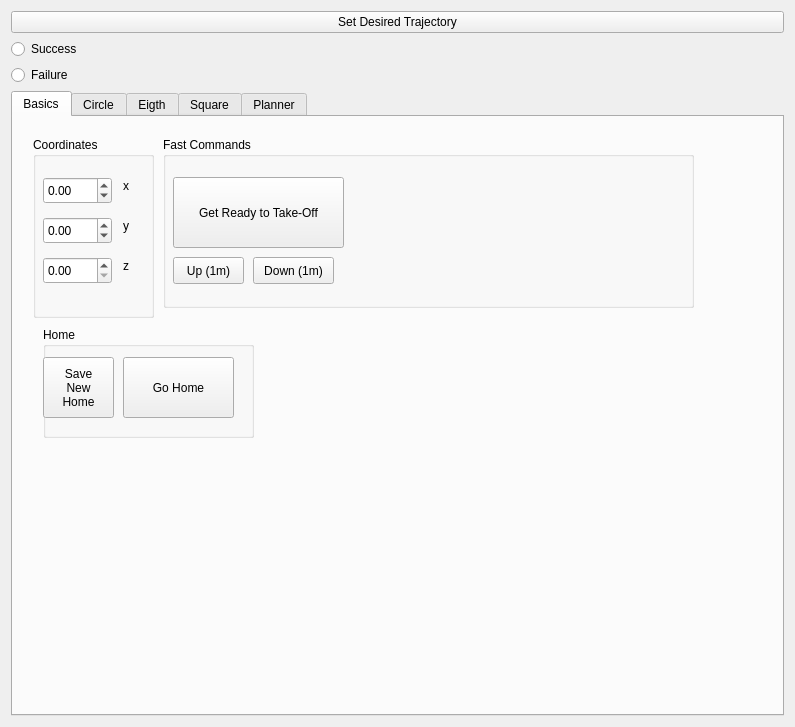
<?xml version="1.0" encoding="UTF-8"?>
<ui version="4.0">
 <class>Form</class>
 <widget class="QWidget" name="Form">
  <property name="geometry">
   <rect>
    <x>0</x>
    <y>0</y>
    <width>795</width>
    <height>727</height>
   </rect>
  </property>
  <property name="windowTitle">
   <string>Form</string>
  </property>
  <property name="styleSheet">
   <string notr="true"/>
  </property>
  <layout class="QGridLayout" name="gridLayout">
   <item row="0" column="1">
    <widget class="QPushButton" name="SetTrajectory">
     <property name="text">
      <string>Set Desired Trajectory</string>
     </property>
    </widget>
   </item>
   <item row="1" column="1">
    <widget class="QRadioButton" name="Success">
     <property name="text">
      <string>Success</string>
     </property>
    </widget>
   </item>
   <item row="2" column="1">
    <widget class="QRadioButton" name="Failure">
     <property name="text">
      <string>Failure</string>
     </property>
    </widget>
   </item>
   <item row="3" column="1">
    <widget class="QTabWidget" name="TrajSelect">
     <property name="currentIndex">
      <number>0</number>
     </property>
     <widget class="QWidget" name="tab">
      <attribute name="title">
       <string>Basics</string>
      </attribute>
      <widget class="QGroupBox" name="groupBox">
       <property name="geometry">
        <rect>
         <x>20</x>
         <y>20</y>
         <width>121</width>
         <height>181</height>
        </rect>
       </property>
       <property name="title">
        <string>Coordinates</string>
       </property>
       <widget class="QLabel" name="label">
        <property name="geometry">
         <rect>
          <x>90</x>
          <y>40</y>
          <width>67</width>
          <height>17</height>
         </rect>
        </property>
        <property name="text">
         <string>x</string>
        </property>
       </widget>
       <widget class="QLabel" name="label_2">
        <property name="geometry">
         <rect>
          <x>90</x>
          <y>80</y>
          <width>67</width>
          <height>17</height>
         </rect>
        </property>
        <property name="text">
         <string>y</string>
        </property>
       </widget>
       <widget class="QDoubleSpinBox" name="box_x">
        <property name="geometry">
         <rect>
          <x>10</x>
          <y>40</y>
          <width>69</width>
          <height>27</height>
         </rect>
        </property>
        <property name="minimum">
         <double>-99.989999999999995</double>
        </property>
        <property name="singleStep">
         <double>0.200000000000000</double>
        </property>
       </widget>
       <widget class="QLabel" name="label_3">
        <property name="geometry">
         <rect>
          <x>90</x>
          <y>120</y>
          <width>67</width>
          <height>17</height>
         </rect>
        </property>
        <property name="text">
         <string>z</string>
        </property>
       </widget>
       <widget class="QDoubleSpinBox" name="box_y">
        <property name="geometry">
         <rect>
          <x>10</x>
          <y>80</y>
          <width>69</width>
          <height>27</height>
         </rect>
        </property>
        <property name="minimum">
         <double>-99.989999999999995</double>
        </property>
        <property name="singleStep">
         <double>0.200000000000000</double>
        </property>
        <property name="value">
         <double>0.000000000000000</double>
        </property>
       </widget>
       <widget class="QDoubleSpinBox" name="box_z">
        <property name="geometry">
         <rect>
          <x>10</x>
          <y>120</y>
          <width>69</width>
          <height>27</height>
         </rect>
        </property>
        <property name="minimum">
         <double>0.000000000000000</double>
        </property>
        <property name="singleStep">
         <double>0.500000000000000</double>
        </property>
       </widget>
      </widget>
      <widget class="QGroupBox" name="groupBox_2">
       <property name="geometry">
        <rect>
         <x>30</x>
         <y>210</y>
         <width>211</width>
         <height>111</height>
        </rect>
       </property>
       <property name="title">
        <string>Home</string>
       </property>
       <widget class="QPushButton" name="SaveHome">
        <property name="geometry">
         <rect>
          <x>0</x>
          <y>30</y>
          <width>71</width>
          <height>61</height>
         </rect>
        </property>
        <property name="text">
         <string>Save 
New 
Home</string>
        </property>
       </widget>
       <widget class="QPushButton" name="GoHome">
        <property name="geometry">
         <rect>
          <x>80</x>
          <y>30</y>
          <width>111</width>
          <height>61</height>
         </rect>
        </property>
        <property name="text">
         <string>Go Home</string>
        </property>
       </widget>
      </widget>
      <widget class="QGroupBox" name="groupBox_3">
       <property name="geometry">
        <rect>
         <x>150</x>
         <y>20</y>
         <width>531</width>
         <height>171</height>
        </rect>
       </property>
       <property name="title">
        <string>Fast Commands</string>
       </property>
       <widget class="QPushButton" name="GoDown">
        <property name="geometry">
         <rect>
          <x>90</x>
          <y>120</y>
          <width>81</width>
          <height>27</height>
         </rect>
        </property>
        <property name="text">
         <string>Down (1m)</string>
        </property>
       </widget>
       <widget class="QPushButton" name="GoUp">
        <property name="geometry">
         <rect>
          <x>10</x>
          <y>120</y>
          <width>71</width>
          <height>27</height>
         </rect>
        </property>
        <property name="text">
         <string>Up (1m)</string>
        </property>
       </widget>
       <widget class="QPushButton" name="TakeOff">
        <property name="geometry">
         <rect>
          <x>10</x>
          <y>40</y>
          <width>171</width>
          <height>71</height>
         </rect>
        </property>
        <property name="text">
         <string>Get Ready to Take-Off</string>
        </property>
       </widget>
      </widget>
     </widget>
     <widget class="QWidget" name="tab_2">
      <attribute name="title">
       <string>Circle</string>
      </attribute>
      <widget class="QDoubleSpinBox" name="box_x_circle">
       <property name="geometry">
        <rect>
         <x>80</x>
         <y>40</y>
         <width>69</width>
         <height>27</height>
        </rect>
       </property>
      </widget>
      <widget class="QDoubleSpinBox" name="box_y_circle">
       <property name="geometry">
        <rect>
         <x>80</x>
         <y>70</y>
         <width>69</width>
         <height>27</height>
        </rect>
       </property>
      </widget>
      <widget class="QDoubleSpinBox" name="box_z_circle">
       <property name="geometry">
        <rect>
         <x>80</x>
         <y>100</y>
         <width>69</width>
         <height>27</height>
        </rect>
       </property>
      </widget>
      <widget class="QLabel" name="label_4">
       <property name="geometry">
        <rect>
         <x>160</x>
         <y>40</y>
         <width>67</width>
         <height>17</height>
        </rect>
       </property>
       <property name="text">
        <string>x</string>
       </property>
      </widget>
      <widget class="QLabel" name="label_5">
       <property name="geometry">
        <rect>
         <x>160</x>
         <y>70</y>
         <width>67</width>
         <height>17</height>
        </rect>
       </property>
       <property name="text">
        <string>y</string>
       </property>
      </widget>
      <widget class="QLabel" name="label_6">
       <property name="geometry">
        <rect>
         <x>160</x>
         <y>100</y>
         <width>67</width>
         <height>17</height>
        </rect>
       </property>
       <property name="text">
        <string>z</string>
       </property>
      </widget>
      <widget class="QDoubleSpinBox" name="box_psi_circle">
       <property name="geometry">
        <rect>
         <x>80</x>
         <y>220</y>
         <width>69</width>
         <height>27</height>
        </rect>
       </property>
      </widget>
      <widget class="QDoubleSpinBox" name="box_theta_circle">
       <property name="geometry">
        <rect>
         <x>80</x>
         <y>250</y>
         <width>69</width>
         <height>27</height>
        </rect>
       </property>
      </widget>
      <widget class="QLabel" name="label_7">
       <property name="geometry">
        <rect>
         <x>160</x>
         <y>220</y>
         <width>67</width>
         <height>17</height>
        </rect>
       </property>
       <property name="text">
        <string>psi (deg)</string>
       </property>
      </widget>
      <widget class="QLabel" name="label_8">
       <property name="geometry">
        <rect>
         <x>160</x>
         <y>250</y>
         <width>81</width>
         <height>17</height>
        </rect>
       </property>
       <property name="text">
        <string>theta (deg)</string>
       </property>
      </widget>
      <widget class="QDoubleSpinBox" name="box_radius_circle">
       <property name="geometry">
        <rect>
         <x>80</x>
         <y>340</y>
         <width>69</width>
         <height>27</height>
        </rect>
       </property>
      </widget>
      <widget class="QDoubleSpinBox" name="box_omega_circle">
       <property name="geometry">
        <rect>
         <x>80</x>
         <y>370</y>
         <width>69</width>
         <height>27</height>
        </rect>
       </property>
      </widget>
      <widget class="QLabel" name="label_9">
       <property name="geometry">
        <rect>
         <x>170</x>
         <y>340</y>
         <width>67</width>
         <height>17</height>
        </rect>
       </property>
       <property name="text">
        <string>radius (m)</string>
       </property>
      </widget>
      <widget class="QLabel" name="label_10">
       <property name="geometry">
        <rect>
         <x>170</x>
         <y>370</y>
         <width>121</width>
         <height>17</height>
        </rect>
       </property>
       <property name="text">
        <string>Omega (rev/sec)</string>
       </property>
      </widget>
      <widget class="QGroupBox" name="groupBox_5">
       <property name="geometry">
        <rect>
         <x>390</x>
         <y>40</y>
         <width>181</width>
         <height>111</height>
        </rect>
       </property>
       <property name="title">
        <string>Default Gains</string>
       </property>
       <widget class="QRadioButton" name="DefaultOption1">
        <property name="geometry">
         <rect>
          <x>10</x>
          <y>20</y>
          <width>117</width>
          <height>22</height>
         </rect>
        </property>
        <property name="text">
         <string>Option 1</string>
        </property>
       </widget>
       <widget class="QRadioButton" name="DefaultOption2">
        <property name="geometry">
         <rect>
          <x>10</x>
          <y>40</y>
          <width>117</width>
          <height>22</height>
         </rect>
        </property>
        <property name="text">
         <string>Option 2</string>
        </property>
        <property name="autoExclusive">
         <bool>true</bool>
        </property>
       </widget>
       <widget class="QRadioButton" name="DefaultOption3">
        <property name="geometry">
         <rect>
          <x>10</x>
          <y>60</y>
          <width>117</width>
          <height>22</height>
         </rect>
        </property>
        <property name="text">
         <string>Option 3</string>
        </property>
       </widget>
       <widget class="QRadioButton" name="DefaultOption4">
        <property name="geometry">
         <rect>
          <x>10</x>
          <y>80</y>
          <width>117</width>
          <height>22</height>
         </rect>
        </property>
        <property name="text">
         <string>Option 4</string>
        </property>
       </widget>
      </widget>
     </widget>
     <widget class="QWidget" name="tab_3">
      <attribute name="title">
       <string>Eigth</string>
      </attribute>
     </widget>
     <widget class="QWidget" name="tab_4">
      <attribute name="title">
       <string>Square</string>
      </attribute>
     </widget>
     <widget class="QWidget" name="tab_5">
      <attribute name="title">
       <string>Planner</string>
      </attribute>
      <layout class="QGridLayout" name="gridLayout_2">
       <item row="0" column="0">
        <widget class="QWidget" name="widget" native="true">
         <layout class="QHBoxLayout" name="horizontalLayout">
          <item>
           <widget class="QPushButton" name="planner_start_button">
            <property name="text">
             <string>Start</string>
            </property>
           </widget>
          </item>
          <item>
           <widget class="QPushButton" name="planner_stop_button">
            <property name="text">
             <string>Stop</string>
            </property>
           </widget>
          </item>
         </layout>
        </widget>
       </item>
       <item row="1" column="0">
        <widget class="QPlainTextEdit" name="planner_edit">
         <property name="plainText">
          <string>#10: circle(center_x=0,center_y=0, center_z=.5, r=.5, w=1./2/numpy.pi, theta=0, psi=0)
#20: hold(x=0, y=0, z=.5)</string>
         </property>
        </widget>
       </item>
      </layout>
     </widget>
    </widget>
   </item>
  </layout>
 </widget>
 <resources/>
 <connections/>
</ui>
